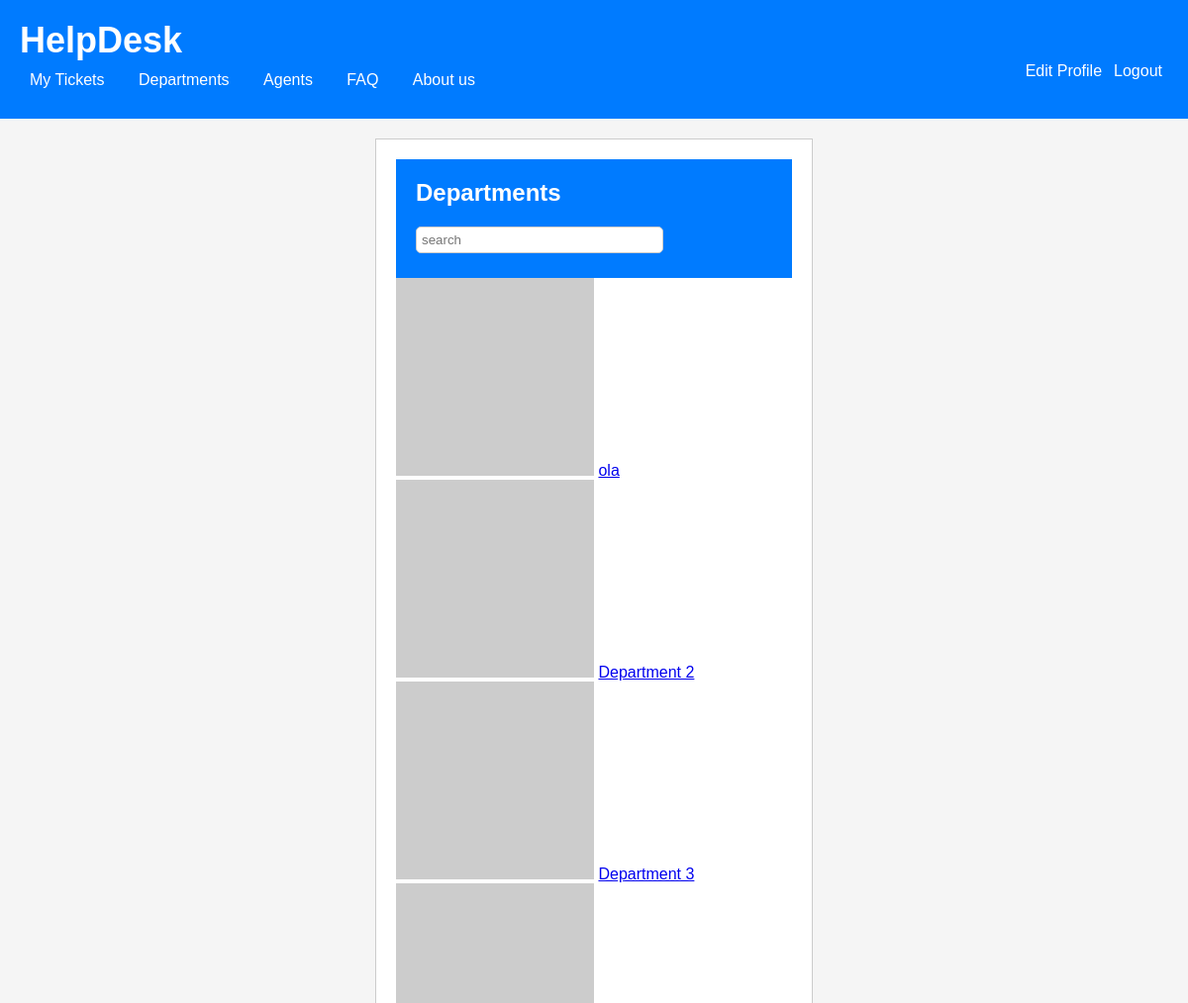
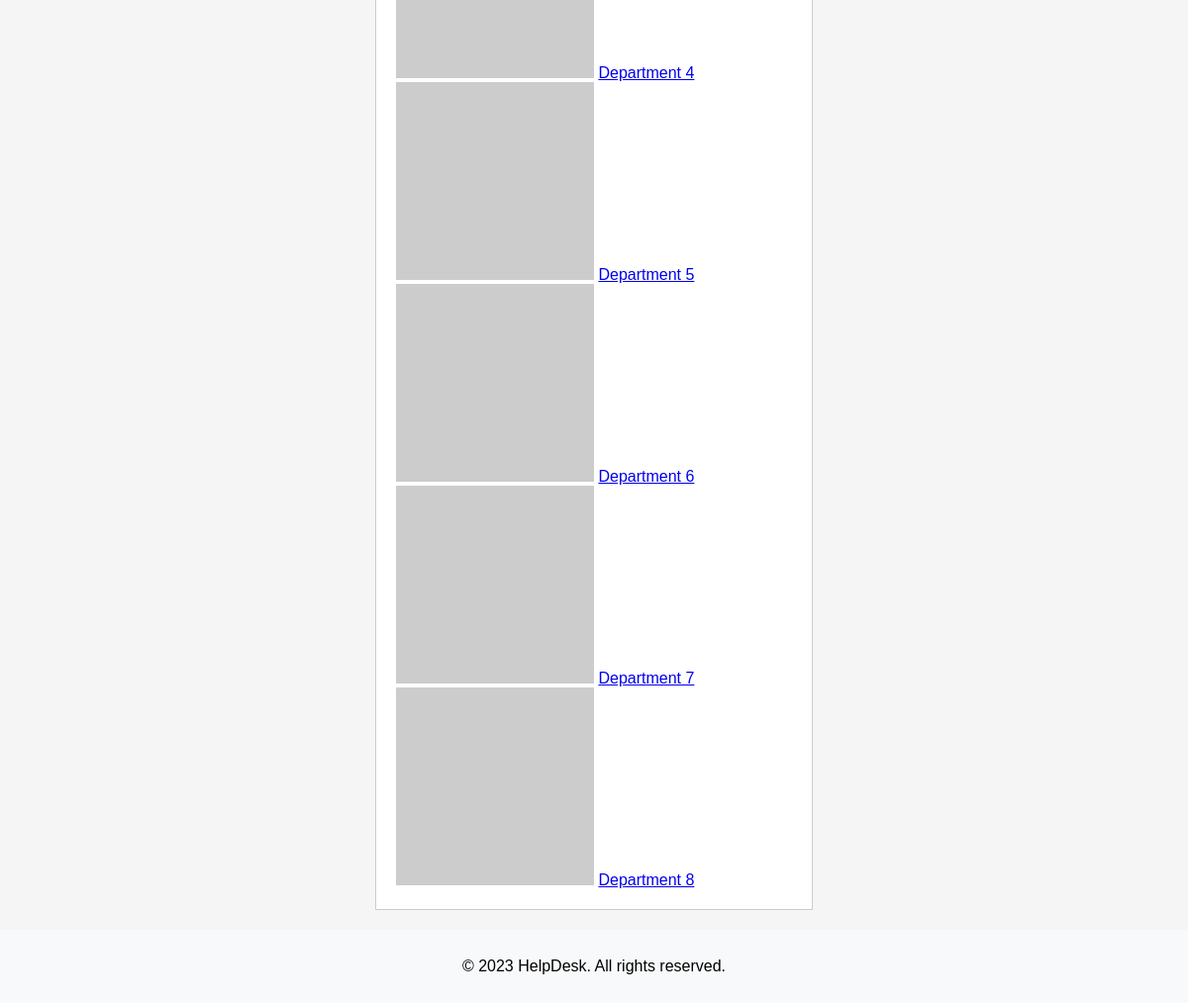
Page /pages/department.php on the committed database (2 pictures, top to bottom).
### tables this page shows
CREATE TABLE Department (
    id INTEGER PRIMARY KEY AUTOINCREMENT,
    name varchar(255) NOT NULL UNIQUE,
    created_at TIMESTAMP NOT NULL DEFAULT CURRENT_TIMESTAMP
);

### pages/department.php (called while the page is built, shortened)
<?php
  $session = new Session();
  require_once(__DIR__ . '/../database/connection.db.php');
  require_once(__DIR__ . '/../database/department.class.php');
  require_once(__DIR__ . '/../templates/header.tpl.php');
  require_once(__DIR__ . '/../templates/footer.tpl.php');
  require_once(__DIR__ . '/../templates/department.tpl.php');
  $db = getDatabaseConnection();
  $departments = Department::getDepartments($db, 8);
  drawHeader($session);
  drawDepartments($departments);
  drawFooter();
?>

### database/department.class.php (called while the page is built, shortened)
<?php
  class Department {
    public function __construct(int $id, string $name)
    {
      $this->id = $id;
      $this->name = $name;
    }
    static function getDepartments(PDO $db, int $count) : array {
      $stmt = $db->prepare('SELECT id, name FROM Department LIMIT ?');
      $stmt->execute(array($count));
      $departments = array();
      while ($department = $stmt->fetch()) {
        $departments[] = new Department(
          $department['id'],
          $department['name']
        );
      }
      return $departments;
    }
  }
?>

### templates/department.tpl.php (the view, shortened to what this page needs)
<?php
  require_once(__DIR__ . '/../database/department.class.php')
?>
<?php function drawdepartments(array $departments) { ?>
  <header>
    <h2>Departments</h2>
    <input id="searchdepartment" type="text" placeholder="search" onchange>
  </header>
  <section id="departments">
    <?php foreach($departments as $department) { ?>
      <article>
        <img src="https://picsum.photos/200?<?=$department->id?>">
        <a href="../pages/department.php?id=<?=$department->id?>"><?=$department->name?></a>
      </article>
    <?php } ?>
  </section>
<?php } ?>

### templates/header.tpl.php (shortened to what this page needs)
<?php function drawHeader() { ?>
    <!DOCTYPE html>
<html lang="en-US">
    <head>
        <link rel="stylesheet" href="../css/ticketpage.css">
        <link rel="stylesheet" href="../css/common.css">
        <link rel="stylesheet" href="../css/novo_ticket.css">
        <link rel="stylesheet" href="../css/login.css">
        <link rel="stylesheet" href="../css/register.css">
    </head>
    <body>
        <header>
            <h1><a href = "/pages/ticketpage.php">HelpDesk</a></h1>
            <section class="logout-edit">
                <a href="/pages/logout.php"><button id="logout">Logout</button></a>
                <a href="/pages/edit_profile.php"><button id="logout">Edit Profile</button></a>
            </section>
            <nav>
            <ul>
                <li><a href="/pages/ticketpage.php">My Tickets</a></li>
                <li><a href="/pages/department.php">Departments</a></li>
                <li><a href="#">Agents</a></li>
                <li><a href="/pages/faq.php">FAQ</a></li>
                <li><a href="/pages/aboutus.php">About us</a></li>
            </ul>
            </nav>
        </header>
        <main>
<?php } ?>

### templates/footer.tpl.php
<?php function drawFooter() { ?>
    </main>
        <footer>
        <p>&copy; 2023 HelpDesk. All rights reserved.</p>
        </footer>
    </body>
<?php } ?>

### css/common.css (style rules this page uses)
header { background-color: #007bff; color: #fff; padding: 20px; }
header h1 { margin: 0; }
body { margin: 0; padding: 0; font-family: Arial, sans-serif; background-color: #f5f5f5; }
main { max-width: 400px; margin: 20px auto; background-color: #fff; border: 1px solid #ccc; padding: 20px; }
footer { background-color: #f8f9fa; padding: 1%; text-align: center; }
#logout { background-color: #007bff; color: #fff; border: none; cursor: pointer; font-size: 16px; border-radius: 4px; float: right; text-align: center; }
body>header>h1>a { text-decoration: none; color: white; }
input[type="text"], input[type="password"], input[type="email"] { display: inline-block; width: 250px; padding: 5px; margin-bottom: 5px; border: 1px solid #ccc; border-radius: 5px; box-sizing: border-box; }
nav { background-color: #007bff; padding: 10px; }
nav ul { list-style-type: none; margin: 0; padding: 0; }
nav li { display: inline-block; margin-right: 10px; }
nav a { color: white; text-decoration: none; }
h1 { margin: 0; font-size: 36px; margin-bottom: 1%; }
h1>a { text-decoration: none; color: white; }
nav ul { list-style-type: none; padding: 0; margin: 0; }
nav ul li { display: inline; }
nav ul li a { color: #fff; text-decoration: none; margin-left: 20px; transition: color 0.3s ease; }
body>header>nav>ul>li:nth-child(1)>a { margin-left: 0%; }
h2 { font-size: 24px; margin: 0 0 20px; }
ul { list-style-type: none; padding: 0; margin: 0; }

### rows in the picture
department: name "ola"
department: name "Department 2"
department: name "Department 3"
department: name "Department 4"
department: name "Department 5"
department: name "Department 6"
department: name "Department 7"
department: name "Department 8"
